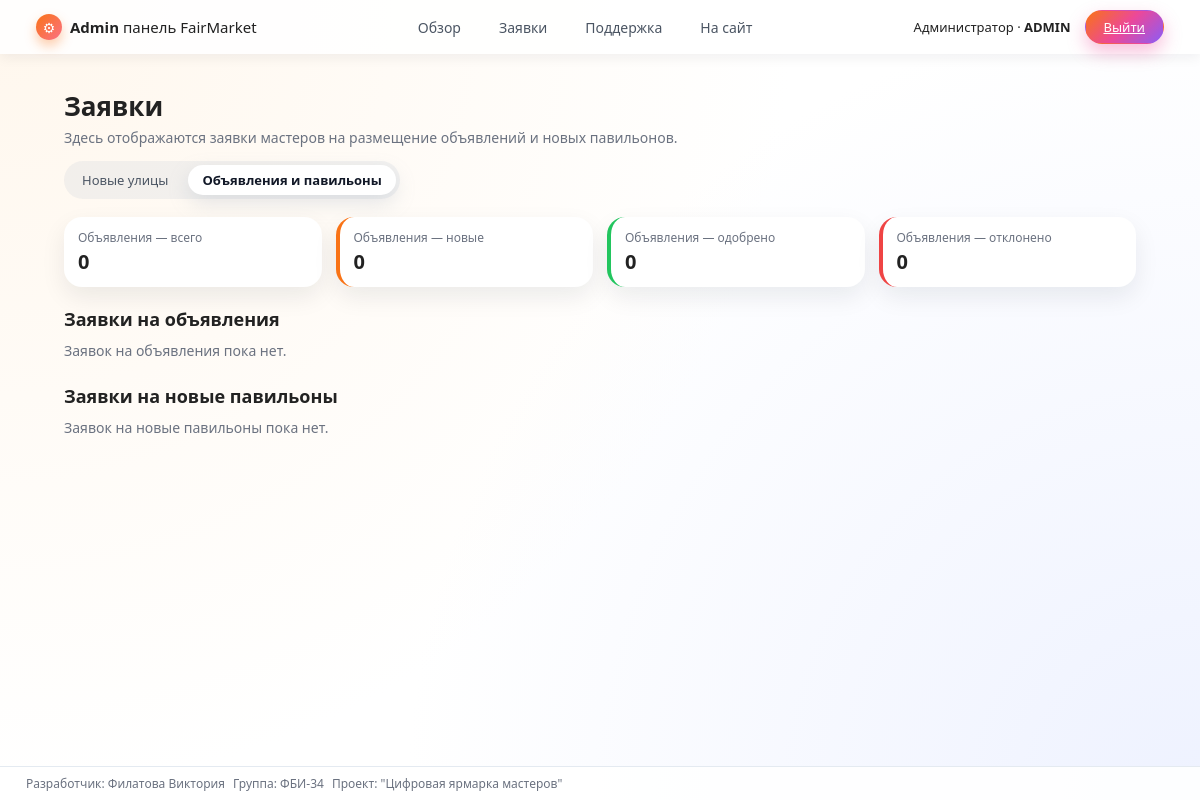
/admin/ad-requests (signed in), run on an earlier commit of the app's database.
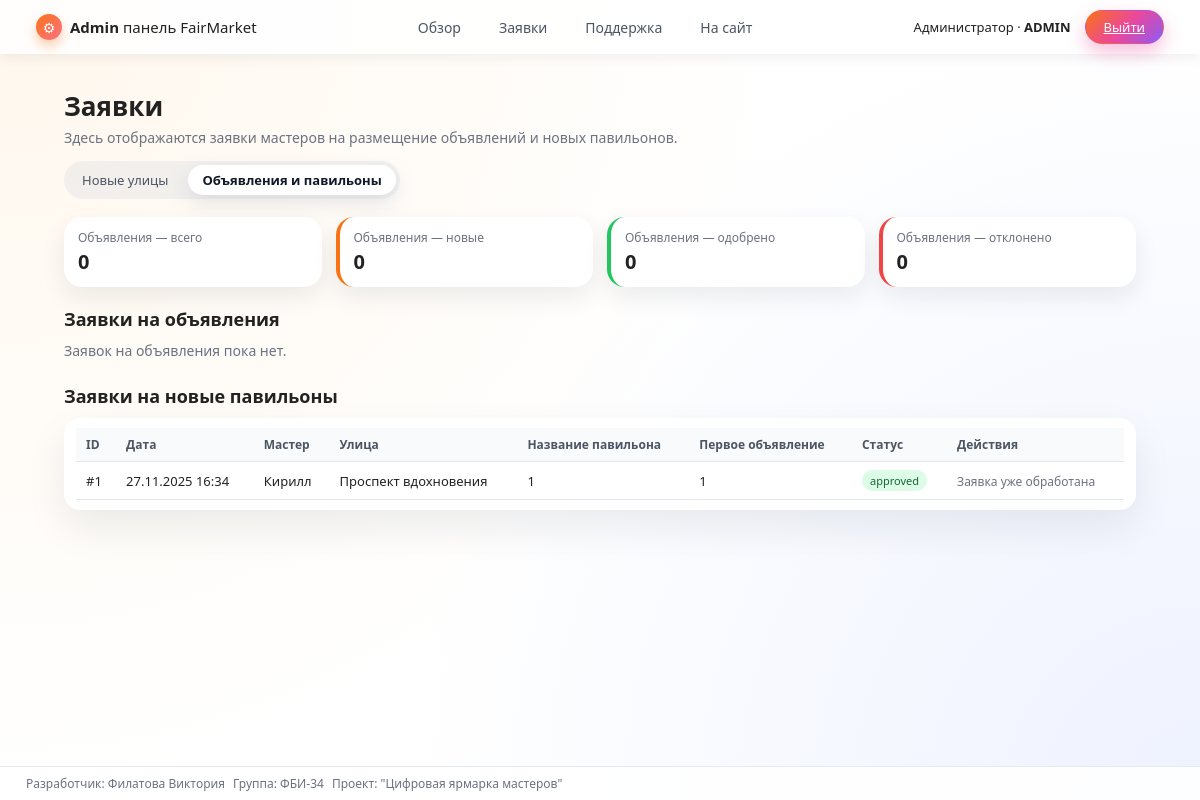
And on a later commit of the database.
### app.py (models this page shows)
class PavilionRequest(db.Model):
    __tablename__ = "pavilion_requests"
    id = db.Column(db.Integer, primary_key=True)
    user_id = db.Column(db.Integer, db.ForeignKey("users.id"), nullable=False)
    user = db.relationship("User", backref="pavilion_requests")
    street_id = db.Column(db.Integer, db.ForeignKey("streets.id"), nullable=False)
    street = db.relationship("Street", backref="pavilion_requests")
    title = db.Column(db.String(200), nullable=False, default="")
    pavilion_title = db.Column(db.String(150), nullable=True)
    pavilion_desc = db.Column(db.Text, nullable=True)
    ad_title = db.Column(db.String(250), nullable=True)
    ad_text = db.Column(db.Text, nullable=True)
    status = db.Column(db.String(20), nullable=False, default="pending")
    created_at = db.Column(db.DateTime, default=datetime.utcnow)

class User(db.Model):
    __tablename__ = "users"
    id = db.Column(db.Integer, primary_key=True)
    username = db.Column(db.String(120), nullable=False)
    email = db.Column(db.String(120), unique=True, nullable=False)
    password = db.Column(db.String(200), nullable=False)  # тут хеш
    role = db.Column(db.String(20), nullable=False, default="user")  # user/master/admin

class Street(db.Model):
    __tablename__ = "streets"
    id = db.Column(db.Integer, primary_key=True)
    name = db.Column(db.String(120), nullable=False)
    code = db.Column(db.String(50), nullable=False, unique=True)
    pavilions = db.relationship("Pavilion", backref="street", lazy="select")

### app.py (the view)
@app.route("/admin/ad-requests")
@admin_required
def admin_ad_requests():
    fio, group = get_student_info()
    ad_requests = AdRequest.query.order_by(AdRequest.created_at.desc()).all()
    pav_requests = PavilionRequest.query.order_by(
        PavilionRequest.created_at.desc()
    ).all()
    stats_ads = {
        "total": len(ad_requests),
        "pending": sum(1 for r in ad_requests if r.status == "pending"),
        "approved": sum(1 for r in ad_requests if r.status == "approved"),
        "rejected": sum(1 for r in ad_requests if r.status == "rejected"),
    }
    stats_pav = {
        "total": len(pav_requests),
        "pending": sum(1 for r in pav_requests if r.status == "pending"),
        "approved": sum(1 for r in pav_requests if r.status == "approved"),
        "rejected": sum(1 for r in pav_requests if r.status == "rejected"),
    }
    return render_template(
        "admin_ad_requests.html",
        fio=fio,
        group=group,
        ad_requests=ad_requests,
        pav_requests=pav_requests,
        stats_ads=stats_ads,
        stats_pav=stats_pav,
    )

### app.py (called while the page is built, shortened)
def get_student_info():
    return "Филатова Виктория", "ФБИ-34"

def recalc_unread_total():
    if "user_id" not in session:
        session["unread_total"] = 0
        return
    user_id = session["user_id"]
    role = session.get("user_role")
    unread_total = AdMessage.query.filter_by(
        receiver_id=user_id,
        is_read=False,
    ).count()
    session["unread_total"] = unread_total

def recalc_support_badge():
    if "user_id" not in session:
        session["support_unread"] = 0
        session["admin_support_new"] = 0
        return
    role = session.get("user_role")
    if role == "admin":
        session["support_unread"] = 0
        session["admin_support_new"] = SupportMessage.query.filter_by(
            status="new"
        ).count()
        return

@app.before_request
def auto_update_unread():
    if "user_id" in session:
        recalc_unread_total()
        recalc_support_badge()
        recalc_admin_counters()
    else:
        session["unread_total"] = 0
        session["support_unread"] = 0
        session["admin_support_new"] = 0
        session["admin_requests"] = 0

### templates/admin_ad_requests.html (shortened to what the changed rows need)
{% extends "admin_base.html" %}
{% block content %}
<div class="admin-page">
    <div class="admin-page-header">
        <h1 class="admin-page-title">Заявки</h1>
    </div>
    <section class="admin-section">
        <h2 class="admin-section-title">Заявки на объявления</h2>
    </section>
    <section class="admin-section" style="margin-top: 24px;">
        <h2 class="admin-section-title">Заявки на новые павильоны</h2>
        {% if pav_requests %}
        <div class="admin-table-wrapper">
            <table class="admin-table">
                <thead>
                    <tr>
                        <th>ID</th>
                        <th>Дата</th>
                        <th>Мастер</th>
                        <th>Улица</th>
                        <th>Название павильона</th>
                        <th>Первое объявление</th>
                        <th>Статус</th>
                        <th class="admin-table-actions">Действия</th>
                    </tr>
                </thead>
                <tbody>
                    {% for r in pav_requests %}
                    <tr>
                        <td>#{{ r.id }}</td>
                        <td>{{ r.created_at.strftime("%d.%m.%Y %H:%M") }}</td>
                        <td>{{ r.user.username }}</td>
                        <td>{{ r.street.name }}</td>
                        <td>{{ r.pavilion_title }}</td>
                        <td>{{ r.ad_title }}</td>
                        <td>
                            {% if r.status == "pending" %}
                                <span class="badge badge-orange">pending</span>
                            {% elif r.status == "approved" %}
                                <span class="badge badge-green">approved</span>
                            {% elif r.status == "rejected" %}
                                <span class="badge badge-red">rejected</span>
                            {% else %}
                                <span class="badge">{{ r.status }}</span>
                            {% endif %}
                        </td>
                        <td class="admin-table-actions">
                            {% if r.status == "pending" %}
                                <form method="post"
                                      action="{{ url_for('admin_approve_pavilion_request', req_id=r.id) }}"
                                      class="inline-form">
                                    <button type="submit" class="btn btn-approve">
                                        Создать павильон и объявление
                                    </button>
                                </form>
                                <form method="post"
                                      action="{{ url_for('admin_reject_pavilion_request', req_id=r.id) }}"
                                      class="inline-form">
                                    <button type="submit" class="btn btn-reject">Отклонить</button>
                                </form>
                            {% else %}
                                <span class="admin-status-note">
                                    Заявка уже обработана
                                </span>
                            {% endif %}
                        </td>
                    </tr>
                    {% endfor %}
                </tbody>
            </table>
        </div>
        {% else %}
            <p class="admin-empty">
                Заявок на новые павильоны пока нет.
            </p>
        {% endif %}
    </section>
</div>
{% endblock %}

What changed in the data, as far as the page shows it:
added PavilionRequest: id "1", created_at "27.11.2025 16:34", user.username "Кирилл", street.name "Проспект вдохновения", pavilion_title "1", ad_title "1", status "approved"
Also different on the page:
text no longer shown: "Заявок на новые павильоны пока нет."
text now shown: "ID Дата Мастер Улица Название павильона Первое объявление Статус Действия"
